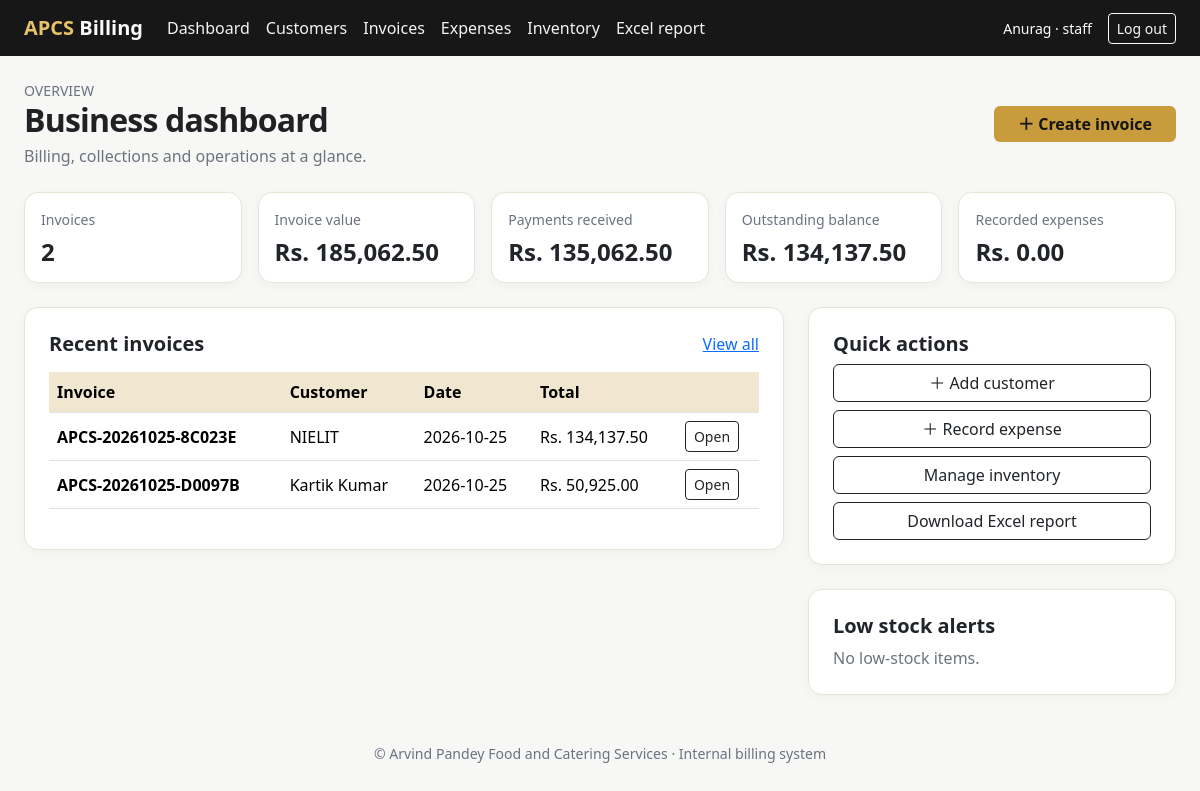
/ (signed in), run on the app's committed database.
### tables this page shows
CREATE TABLE users(id INTEGER PRIMARY KEY, username TEXT UNIQUE NOT NULL, password_hash TEXT NOT NULL, role TEXT NOT NULL CHECK(role IN ('owner','staff')), active INTEGER NOT NULL DEFAULT 1, created_at TEXT NOT NULL);

CREATE TABLE invoices(id INTEGER PRIMARY KEY, invoice_no TEXT UNIQUE NOT NULL, customer_id INTEGER NOT NULL REFERENCES customers(id), event_name TEXT, event_date TEXT, billing_mode TEXT NOT NULL, subtotal_paise INTEGER NOT NULL, discount_paise INTEGER NOT NULL DEFAULT 0, tax_rate REAL NOT NULL DEFAULT 0, tax_paise INTEGER NOT NULL DEFAULT 0, total_paise INTEGER NOT NULL, notes TEXT, created_by INTEGER REFERENCES users(id), created_at TEXT NOT NULL, status TEXT NOT NULL DEFAULT 'issued');

CREATE TABLE customers(id INTEGER PRIMARY KEY, name TEXT NOT NULL, phone TEXT, email TEXT, address TEXT, gstin TEXT, created_at TEXT NOT NULL);

### app.py (the view)
@app.route("/")
@login_required
def dashboard():
    with db() as c:
        invoices = c.execute("SELECT COUNT(*) n, COALESCE(SUM(total_paise),0) total FROM invoices WHERE status='issued'").fetchone()
        received = c.execute("SELECT COALESCE(SUM(amount_paise),0) total FROM payments").fetchone()["total"]
        expense = c.execute("SELECT COALESCE(SUM(amount_paise),0) total FROM expenses").fetchone()["total"]
        pending = c.execute("SELECT COALESCE(SUM(i.total_paise),0)-COALESCE((SELECT SUM(p.amount_paise) FROM payments p WHERE p.invoice_id=i.id),0) bal FROM invoices i WHERE i.status='issued'").fetchone()["bal"]
        recent = c.execute("""SELECT i.*, c.name customer FROM invoices i JOIN customers c ON c.id=i.customer_id ORDER BY i.id DESC LIMIT 8""").fetchall()
        lowstock = c.execute("SELECT * FROM inventory WHERE quantity<=reorder_level ORDER BY name LIMIT 6").fetchall()
    return render_template("dashboard.html", invoice_count=invoices["n"], sales=invoices["total"], received=received, pending=max(0,pending), expense=expense, recent=recent, lowstock=lowstock)

### app.py (called while the page is built)
def db():
    con = sqlite3.connect(DB_PATH)
    con.row_factory = sqlite3.Row
    con.execute("PRAGMA foreign_keys=ON")
    return con

def money(paise):
    return f"Rs. {(int(paise or 0)/100):,.2f}"

def login_required(fn):
    @wraps(fn)
    def wrapped(*args, **kwargs):
        if not session.get("user_id"):
            return redirect(url_for("login", next=request.path))
        with db() as c:
            u = c.execute("SELECT * FROM users WHERE id=? AND active=1", (session["user_id"],)).fetchone()
        if not u:
            session.clear()
            return redirect(url_for("login"))
        return fn(*args, **kwargs)
    return wrapped

@app.after_request
def security_headers(resp):
    resp.headers["X-Content-Type-Options"] = "nosniff"
    resp.headers["X-Frame-Options"] = "DENY"
    resp.headers["Referrer-Policy"] = "strict-origin-when-cross-origin"
    resp.headers["Cache-Control"] = "no-store"
    return resp

@app.context_processor
def inject_globals():
    return {"business_name": APP_NAME, "business_address": BUSINESS_ADDRESS, "business_phone": BUSINESS_PHONE,
            "business_gstin": GSTIN, "current_user": session.get("username"), "current_role": session.get("role")}

### templates/dashboard.html
{% extends "base.html" %}{% block title %}Dashboard{% endblock %}
{% block content %}
<div class="d-flex flex-wrap justify-content-between align-items-center gap-3 mb-4"><div><div class="small-muted">OVERVIEW</div><h1 class="page-title h2 mb-1">Business dashboard</h1><div class="text-secondary">Billing, collections and operations at a glance.</div></div><a class="btn btn-gold px-4" href="{{ url_for('invoice_new') }}">＋ Create invoice</a></div>
<div class="row g-3 mb-4">
{% for label,value in [('Invoices',invoice_count),('Invoice value',sales|money),('Payments received',received|money),('Outstanding balance',pending|money),('Recorded expenses',expense|money)] %}
<div class="col-6 col-xl"><div class="card p-3 h-100"><div class="small-muted">{{ label }}</div><div class="h4 fw-bold mt-2 mb-0 money">{{ value }}</div></div></div>
{% endfor %}
</div>
<div class="row g-4"><div class="col-lg-8"><div class="card p-3 p-lg-4"><div class="d-flex justify-content-between align-items-center mb-3"><h2 class="h5 fw-bold mb-0">Recent invoices</h2><a href="{{ url_for('invoices') }}">View all</a></div>
<div class="table-responsive"><table class="table align-middle"><thead><tr><th>Invoice</th><th>Customer</th><th>Date</th><th>Total</th><th></th></tr></thead><tbody>{% for i in recent %}<tr><td class="fw-semibold">{{ i.invoice_no }}</td><td>{{ i.customer }}</td><td>{{ i.created_at[:10] }}</td><td class="money">{{ i.total_paise|money }}</td><td><a class="btn btn-sm btn-outline-dark" href="{{ url_for('invoice_detail',invoice_id=i.id) }}">Open</a></td></tr>{% else %}<tr><td colspan="5" class="text-center text-secondary py-4">No invoices yet. Create your first invoice.</td></tr>{% endfor %}</tbody></table></div></div></div>
<div class="col-lg-4"><div class="card p-3 p-lg-4 mb-4"><h2 class="h5 fw-bold">Quick actions</h2><div class="d-grid gap-2"><a class="btn btn-outline-dark" href="{{ url_for('customers') }}">＋ Add customer</a><a class="btn btn-outline-dark" href="{{ url_for('expenses') }}">＋ Record expense</a><a class="btn btn-outline-dark" href="{{ url_for('inventory') }}">Manage inventory</a><a class="btn btn-outline-dark" href="{{ url_for('reports_xlsx') }}">Download Excel report</a></div></div>
<div class="card p-3 p-lg-4"><h2 class="h5 fw-bold">Low stock alerts</h2>{% for item in lowstock %}<div class="d-flex justify-content-between border-bottom py-2"><span>{{ item.name }}</span><span class="text-danger fw-semibold">{{ item.quantity }} {{ item.unit }}</span></div>{% else %}<p class="text-secondary mb-0">No low-stock items.</p>{% endfor %}</div></div></div>
{% endblock %}

### templates/base.html (shortened to what this page needs)
<!doctype html>
<html lang="en">
<head>
<link href="https://cdn.jsdelivr.net/npm/bootstrap@5.3.3/dist/css/bootstrap.min.css" rel="stylesheet">
</head>
<body>
<nav class="navbar navbar-expand-lg navbar-dark mb-4"><div class="container-fluid px-lg-4">
<a class="navbar-brand" href="{{ url_for('dashboard') }}">APCS <span class="text-light">Billing</span></a>
<div class="collapse navbar-collapse" id="nav">
{% if current_user %}
<ul class="navbar-nav me-auto">
<li class="nav-item"><a class="nav-link" href="{{ url_for('dashboard') }}">Dashboard</a></li>
<li class="nav-item"><a class="nav-link" href="{{ url_for('customers') }}">Customers</a></li>
<li class="nav-item"><a class="nav-link" href="{{ url_for('invoices') }}">Invoices</a></li>
<li class="nav-item"><a class="nav-link" href="{{ url_for('expenses') }}">Expenses</a></li>
<li class="nav-item"><a class="nav-link" href="{{ url_for('inventory') }}">Inventory</a></li>
<li class="nav-item"><a class="nav-link" href="{{ url_for('reports_xlsx') }}">Excel report</a></li>
</ul>
<div class="d-flex align-items-center gap-3 text-white small"><span>{{ current_user }} · {{ current_role }}</span><form method="post" action="{{ url_for('logout') }}"><button class="btn btn-sm btn-outline-light">Log out</button></form></div>
{% endif %}
</div></div></nav>
<main class="container-fluid px-lg-4 pb-5">
{% block content %}{% endblock %}
<footer class="text-center small-muted mt-5">© {{ business_name }} · Internal billing system</footer>
</main>
</body></html>

### templates/base.html (style rules this page uses)
:root { --gold:#c89b3c;--gold-dark:#8b6914;--ink:#202124;--paper:#f7f7f5 }
body { background:var(--paper);color:var(--ink) }
.navbar { background:#171717 }
.navbar-brand { color:#e6c36a!important;font-weight:700 }
.btn-gold { background:var(--gold);color:#151515;border:0;font-weight:600 }
.card { border:1px solid #e9e4d8;border-radius:14px;box-shadow:0 3px 12px #00000008 }
.table thead th { background:#f1e7d0 }
.money { font-variant-numeric:tabular-nums }
.nav-link { color:#f4f4f4 }
.small-muted { color:#6b7280;font-size:.88rem }
.page-title { font-weight:750;letter-spacing:-.025em }

### data on the page
users: username "Anurag", role "staff"
invoices: invoice_no "APCS-20261025-8C023E", customer "NIELIT", created_at "2026-10-25", total_paise "Rs. 134,137.50"
invoices: invoice_no "APCS-20261025-D0097B", customer "Kartik Kumar", created_at "2026-10-25", total_paise "Rs. 50,925.00"

### other printed values
{{ label }} "Invoices" "Invoice value" "Payments received" "Outstanding balance" "Recorded expenses"
{{ value }} "2" "Rs. 185,062.50" "Rs. 135,062.50" "Rs. 134,137.50" "Rs. 0.00"
{{ business_name }} "Arvind Pandey Food and Catering Services"
